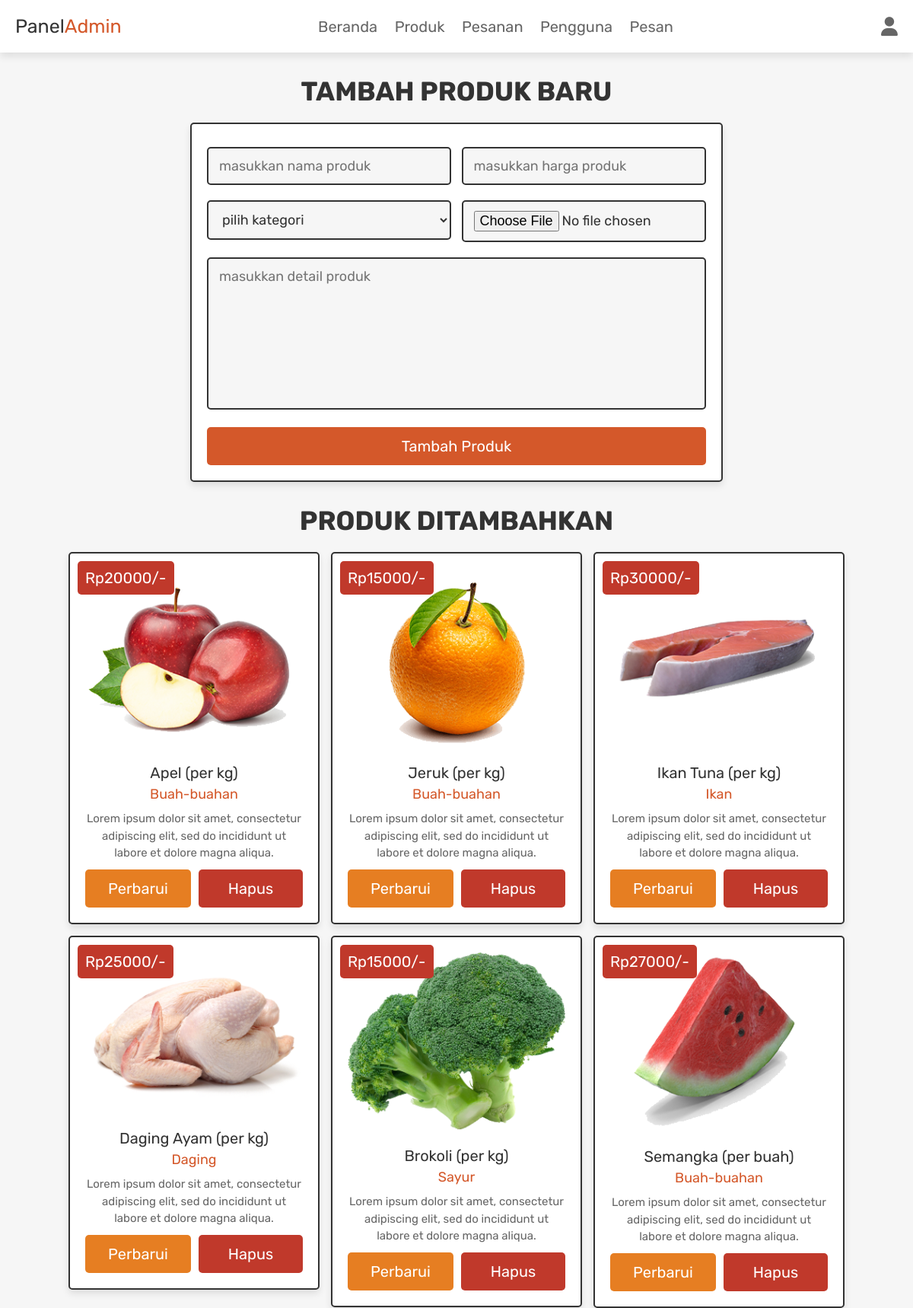
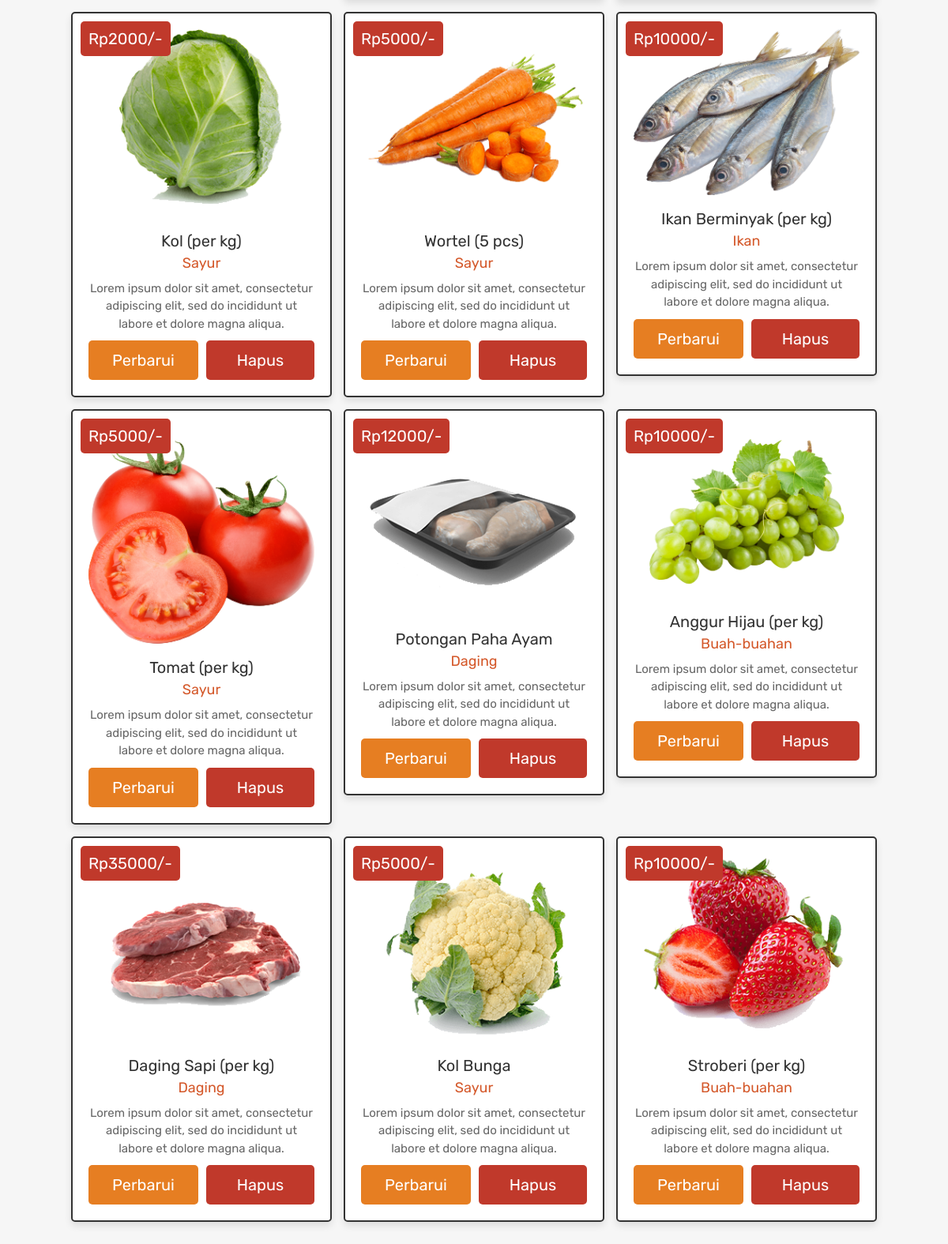
Screenshot of /admin_products.php (signed in) with the database file from the repository (2 pictures, top to bottom).
### tables this page shows
CREATE TABLE `products` (
  `id` int(100) NOT NULL,
  `name` varchar(100) NOT NULL,
  `category` varchar(20) NOT NULL,
  `details` varchar(500) NOT NULL,
  `price` int(100) NOT NULL,
  `image` varchar(100) NOT NULL
);

### admin_products.php (the view, shortened to what this page needs)
<?php
@include 'config.php';
?>
<!DOCTYPE html>
<html lang="en">
<head>
   <link rel="stylesheet" href="https://cdnjs.cloudflare.com/ajax/libs/font-awesome/6.1.1/css/all.min.css">
   <link rel="stylesheet" href="css/admin_style.css">
</head>
<body>
<?php include 'admin_header.php'; ?>
<section class="add-products">
   <h1 class="title">tambah produk baru</h1>
   <form action="" method="POST" enctype="multipart/form-data">
      <div class="flex">
         <div class="inputBox">
         <input type="text" name="name" class="box" required placeholder="masukkan nama produk">
         <select name="category" class="box" required>
            <option value="" selected disabled>pilih kategori</option>
         </select>
         </div>
         <div class="inputBox">
         <input type="number" min="0" name="price" class="box" required placeholder="masukkan harga produk">
         <input type="file" name="image" required class="box" accept="image/jpg, image/jpeg, image/png">
         </div>
      </div>
      <textarea name="details" class="box" required placeholder="masukkan detail produk" cols="30" rows="10"></textarea>
      <input type="submit" class="btn" value="tambah produk" name="add_product">
   </form>
</section>
<section class="show-products">
   <h1 class="title">produk ditambahkan</h1>
   <div class="box-container">
   <?php
      $show_products = $conn->prepare("SELECT * FROM `products`");
      $show_products->execute();
      if($show_products->rowCount() > 0){
         while($fetch_products = $show_products->fetch(PDO::FETCH_ASSOC)){
   ?>
   <div class="box">
      <div class="price">Rp<?= $fetch_products['price']; ?>/-</div>
      <img src="uploaded_img/<?= $fetch_products['image']; ?>" alt="">
      <div class="name"><?= $fetch_products['name']; ?></div>
      <div class="cat"><?= $fetch_products['category']; ?></div>
      <div class="details"><?= $fetch_products['details']; ?></div>
      <div class="flex-btn">
         <a href="admin_update_product.php?update=<?= $fetch_products['id']; ?>" class="option-btn">perbarui</a>
         <a href="admin_products.php?delete=<?= $fetch_products['id']; ?>" class="delete-btn" onclick="return confirm('hapus produk ini?');">hapus</a>
      </div>
   </div>
   <?php
      }
   }else{
      echo '<p class="empty">produk belum ditambahkan saat ini!</p>';
   }
   ?>
   </div>
</section>
</body>
</html>

### css/admin_style.css (style rules this page uses)
.add-products form { max-width: 70rem; padding:2rem; margin:0 auto; text-align: center; border:var(--border); box-shadow: var(--box-shadow); background-color: var(--white); border-radius: .5rem; }
.add-products form .flex { display: flex; justify-content: space-between; flex-wrap: wrap; }
.add-products form .flex .inputBox { width: 49%; }
.add-products form .box { width: 100%; margin:1rem 0; padding:1.2rem 1.4rem; font-size: 1.8rem; color:var(--black); border-radius: .5rem; background-color: var(--light-bg); border:var(--border); }
.add-products form textarea { height: 20rem; resize: none; }
.show-products { padding-top: 0; }
.show-products .box-container { display: grid; grid-template-columns: repeat(auto-fit, 33rem); gap:1.5rem; align-items: flex-start; justify-content:center; }
.show-products .box-container .box { text-align: center; border:var(--border); box-shadow: var(--box-shadow); background-color: var(--white); border-radius: .5rem; padding:2rem; position: relative; }
.show-products .box-container .box .price { position: absolute; top:1rem; left:1rem; padding:1rem; font-size: 2rem; color:var(--white); background-color: var(--red); border-radius: .5rem; }
.show-products .box-container .box img { width: 100%; margin-bottom: 1rem; }
.show-products .box-container .box .name { margin:.5rem 0; font-size: 2rem; color:var(--black); }
.show-products .box-container .box .cat { font-size: 1.8rem; color:#d4582a; }
.show-products .box-container .box .details { padding-top: 1rem; font-size: 1.5rem; line-height: 1.5; color:var(--light-color); }

### css/components.css (style rules this page uses)
:root { --darkorange:#d4582a; --lightorange:#e67e22; --red:#c0392b; --black:#333; --light-color:#666; --white:#fff; --light-bg:#f6f6f6; --border:.2rem solid var(--black); --box-shadow:0 .5rem 1rem rgba(0,0,0,.1); }
* { font-family: 'Rubik', sans-serif; margin:0; padding:0; box-sizing: border-box; outline: none; border:none; text-decoration: none; color:var(--black); }
body { background-color: var(--light-bg); }
html { font-size: 62.5%; overflow-x: hidden; scroll-behavior: smooth; scroll-padding-top: 6.5rem; }
section { padding:3rem 2rem; max-width: 1200px; margin:0 auto; }
.btn, .delete-btn, .option-btn { display: block; width: 100%; margin-top: 1rem; border-radius: .5rem; color:var(--white); font-size: 2rem; padding:1.3rem 3rem; text-transform: capitalize; cursor: pointer; text-align: center; }
.btn { background-color: var(--darkorange); }
.delete-btn { background-color: var(--red); }
.option-btn { background-color: var(--lightorange); }
.flex-btn { display: flex; flex-wrap: wrap; gap:1rem; }
.flex-btn > * { flex:1; }
.title { text-align: center; margin-bottom: 2rem; text-transform: uppercase; color:var(--black); font-size: 3.5rem; }

### rows the page displays
products: price "20000", image (picture), name "Apel (per kg)", category "Buah-buahan", details "Lorem ipsum dolor sit amet, consectetur adipiscing elit, sed do incididunt ut labore et dolore magna aliqua."
products: price "15000", image (picture), name "Jeruk (per kg)", category "Buah-buahan", details "Lorem ipsum dolor sit amet, consectetur adipiscing elit, sed do incididunt ut labore et dolore magna aliqua."
products: price "30000", image (picture), name "Ikan Tuna (per kg)", category "Ikan", details "Lorem ipsum dolor sit amet, consectetur adipiscing elit, sed do incididunt ut labore et dolore magna aliqua."
products: price "25000", image (picture), name "Daging Ayam (per kg)", category "Daging", details "Lorem ipsum dolor sit amet, consectetur adipiscing elit, sed do incididunt ut labore et dolore magna aliqua."
products: price "15000", image (picture), name "Brokoli (per kg)", category "Sayur", details "Lorem ipsum dolor sit amet, consectetur adipiscing elit, sed do incididunt ut labore et dolore magna aliqua."
products: price "27000", image (picture), name "Semangka (per buah)", category "Buah-buahan", details "Lorem ipsum dolor sit amet, consectetur adipiscing elit, sed do incididunt ut labore et dolore magna aliqua."
products: price "2000", image (picture), name "Kol (per kg)", category "Sayur", details "Lorem ipsum dolor sit amet, consectetur adipiscing elit, sed do incididunt ut labore et dolore magna aliqua."
products: price "5000", image (picture), name "Wortel (5 pcs)", category "Sayur", details "Lorem ipsum dolor sit amet, consectetur adipiscing elit, sed do incididunt ut labore et dolore magna aliqua."
products: price "10000", image (picture), name "Ikan Berminyak (per kg)", category "Ikan", details "Lorem ipsum dolor sit amet, consectetur adipiscing elit, sed do incididunt ut labore et dolore magna aliqua."
products: price "5000", image (picture), name "Tomat (per kg)", category "Sayur", details "Lorem ipsum dolor sit amet, consectetur adipiscing elit, sed do incididunt ut labore et dolore magna aliqua."
products: price "12000", image (picture), name "Potongan Paha Ayam", category "Daging", details "Lorem ipsum dolor sit amet, consectetur adipiscing elit, sed do incididunt ut labore et dolore magna aliqua."
products: price "10000", image (picture), name "Anggur Hijau (per kg)", category "Buah-buahan", details "Lorem ipsum dolor sit amet, consectetur adipiscing elit, sed do incididunt ut labore et dolore magna aliqua."
products: price "35000", image (picture), name "Daging Sapi (per kg)", category "Daging", details "Lorem ipsum dolor sit amet, consectetur adipiscing elit, sed do incididunt ut labore et dolore magna aliqua."
products: price "5000", image (picture), name "Kol Bunga", category "Sayur", details "Lorem ipsum dolor sit amet, consectetur adipiscing elit, sed do incididunt ut labore et dolore magna aliqua."
products: price "10000", image (picture), name "Stroberi (per kg)", category "Buah-buahan", details "Lorem ipsum dolor sit amet, consectetur adipiscing elit, sed do incididunt ut labore et dolore magna aliqua."
